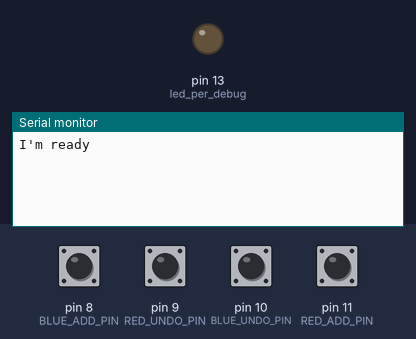
Recording of a sketch running on a simulated Arduino Uno, built with avr-gcc and run on an emulated ATmega328P. Shown: output pins drawn as LEDs (lit = HIGH), the last lines printed to the serial monitor. The test bench sets the inputs (shaded band); at power-on: pin 8 (BLUE_ADD_PIN), pin 9 (RED_UNDO_PIN), pin 10 (BLUE_UNDO_PIN), pin 11 (RED_ADD_PIN) HIGH.

Above: at 1.2 s.
1.3 s: pin 8 (BLUE_ADD_PIN) pulled LOW for 0.15 s
At 2.6 s:
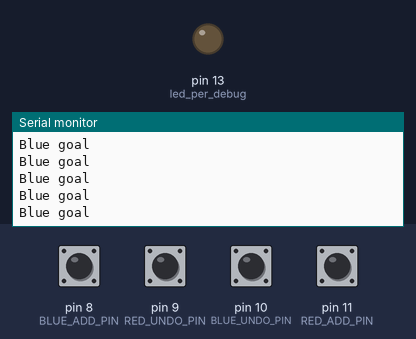
2.9 s: pin 9 (RED_UNDO_PIN) pulled LOW for 0.15 s
At 3.6 s:
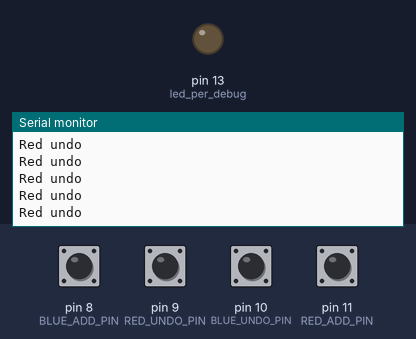
4.5 s: pin 10 (BLUE_UNDO_PIN) pulled LOW for 0.15 s
At 5.2 s:
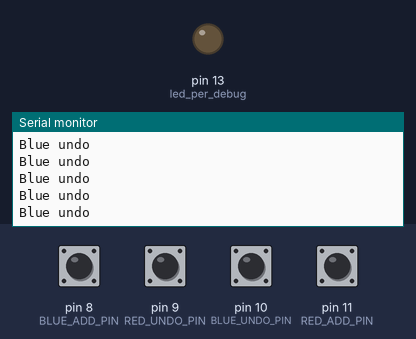
6.1 s: pin 11 (RED_ADD_PIN) pulled LOW for 0.15 s
At 7.3 s:
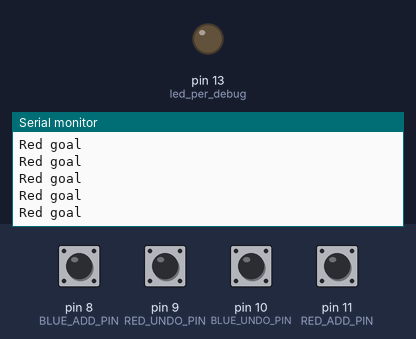
7.7 s: pin 8 (BLUE_ADD_PIN) driven LOW and pin 9 (RED_UNDO_PIN) driven LOW
At 8.3 s:
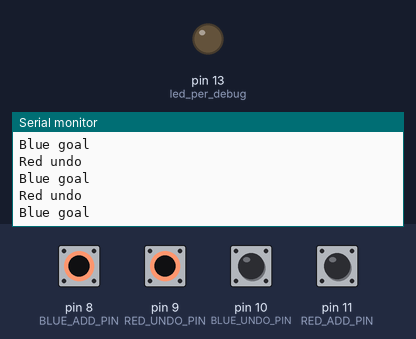

Measured:
- after the input at 1.3 s, the serial monitor: prints a new line at once (image 1)
- after the input at 2.9 s, the serial monitor: prints a new line at once (image 2)
- after the input at 4.5 s, the serial monitor: prints a new line at once (image 3)
- after the input at 6.1 s, the serial monitor: prints a new line at once (image 4)
- after the input at 7.7 s, the serial monitor: prints a new line at once (image 5)

The sketch:

simple_button_test.ino
```cpp
// Porte di I/O su Arduino

#define BLUE_ADD_PIN 8
#define BLUE_UNDO_PIN 10
#define RED_ADD_PIN 11
#define RED_UNDO_PIN 9

void setup()
{
  pinMode(BLUE_ADD_PIN,INPUT_PULLUP);
  pinMode(BLUE_UNDO_PIN,INPUT_PULLUP);
  pinMode(RED_ADD_PIN,INPUT_PULLUP);
  pinMode(RED_UNDO_PIN,INPUT_PULLUP);

  pinMode(13,OUTPUT);		// led per debug
  digitalWrite(13,LOW);

  Serial.begin(9600);
  Serial.println("I'm ready");
}

void loop()
{
    if (!digitalRead(BLUE_ADD_PIN))
    {
       Serial.println("Blue goal");
    }
    if (!digitalRead(BLUE_UNDO_PIN))
    {
       Serial.println("Blue undo");
    }
    if (!digitalRead(RED_ADD_PIN))
    {
       Serial.println("Red goal");
    }
    if (!digitalRead(RED_UNDO_PIN))
    {
       Serial.println("Red undo");
    }
}
```
